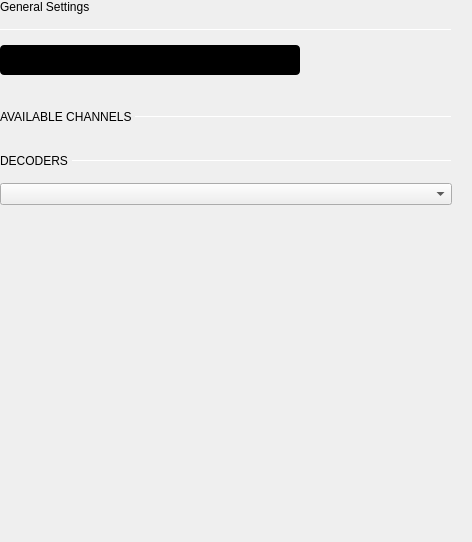
                   <widget class="QWidget" name="scrollAreaWidgetContents">
                    <property name="geometry">
                     <rect>
                      <x>0</x>
                      <y>0</y>
                      <width>472</width>
                      <height>542</height>
                     </rect>
                    </property>
                    <property name="sizePolicy">
                     <sizepolicy hsizetype="Preferred" vsizetype="Preferred">
                      <horstretch>0</horstretch>
                      <verstretch>0</verstretch>
                     </sizepolicy>
                    </property>
                    <layout class="QVBoxLayout" name="verticalLayout_6">
                     <property name="spacing">
                      <number>15</number>
                     </property>
                     <property name="leftMargin">
                      <number>0</number>
                     </property>
                     <property name="topMargin">
                      <number>0</number>
                     </property>
                     <property name="rightMargin">
                      <number>20</number>
                     </property>
                     <property name="bottomMargin">
                      <number>0</number>
                     </property>
                     <item>
                      <widget class="QLabel" name="label_3">
                       <property name="text">
                        <string>General Settings</string>
                       </property>
                       <property name="general_settings_label" stdset="0">
                        <bool>true</bool>
                       </property>
                      </widget>
                     </item>
                     <item>
                      <widget class="Line" name="line">
                       <property name="maximumSize">
                        <size>
                         <width>16777215</width>
                         <height>1</height>
                        </size>
                       </property>
                       <property name="frameShadow">
                        <enum>QFrame::Sunken</enum>
                       </property>
                       <property name="lineWidth">
                        <number>1</number>
                       </property>
                       <property name="orientation">
                        <enum>Qt::Horizontal</enum>
                       </property>
                       <property name="blue_line" stdset="0">
                        <bool>true</bool>
                       </property>
                      </widget>
                     </item>
                     <item>
                      <layout class="QVBoxLayout" name="sweepSettingLayout">
                       <property name="spacing">
                        <number>15</number>
                       </property>
                      </layout>
                     </item>
                     <item>
                      <widget class="adiscope::CustomSwitch" name="btnStreamOneShot">
                       <property name="sizePolicy">
                        <sizepolicy hsizetype="Preferred" vsizetype="Fixed">
                         <horstretch>0</horstretch>
                         <verstretch>0</verstretch>
                        </sizepolicy>
                       </property>
                       <property name="minimumSize">
                        <size>
                         <width>300</width>
                         <height>30</height>
                        </size>
                       </property>
                       <property name="maximumSize">
                        <size>
                         <width>300</width>
                         <height>30</height>
                        </size>
                       </property>
                       <property name="layoutDirection">
                        <enum>Qt::LeftToRight</enum>
                       </property>
                       <property name="styleSheet">
                        <string notr="true">QPushButton {
min-height: 30px;
max-height: 30px;
min-width: 300px;
max-width: 300px;
background-color: black;
border-radius: 4px;
}

QPushButton:disabled {
background-color: qlineargradient(spread:pad, x1:0.5, y1:0, x2:0.501, y2:0, stop:0 #727273, stop:1 #141416);
}

QWidget#handle {
min-height: 30px;
max-height: 30px;
min-width: 150px;
max-width: 150px;
background-color: #4a64ff;
border-radius: 2px;
}

QWidget#handle:disabled {
background-color: #aaaaaa;
}

QLabel {
margin-top: 6px;
background-color: transparent;
line-height: 19px;
}

QLabel#on {
margin-top: 0px;
min-height:30px;
max-height:30px;
min-width:150px;
max-width:150px;
qproperty-alignment: AlignCenter AlignCenter;
margin-left: 0px;
color: white;
}

QLabel#on:disabled {
color: rgba(255,255,255,102);
}

QLabel#off {
margin-top: 0px;
min-height:30px;
max-height:30px;
min-width:150px;
max-width:150px;
margin-left: 150px;
color: white;
qproperty-alignment: AlignCenter AlignCenter;
}

QLabel#off:disabled {
color: rgba(255,255,255,51);
}
</string>
                       </property>
                       <property name="text">
                        <string/>
                       </property>
                       <property name="checkable">
                        <bool>true</bool>
                       </property>
                       <property name="checked">
                        <bool>true</bool>
                       </property>
                       <property name="leftText" stdset="0">
                        <string>OneShot</string>
                       </property>
                       <property name="rightText" stdset="0">
                        <string>Stream</string>
                       </property>
                       <property name="duration" stdset="0">
                        <number>100</number>
                       </property>
                      </widget>
                     </item>
                     <item>
                      <spacer name="horizontalSpacer">
                       <property name="orientation">
                        <enum>Qt::Horizontal</enum>
                       </property>
                       <property name="sizeType">
                        <enum>QSizePolicy::Fixed</enum>
                       </property>
                       <property name="sizeHint" stdset="0">
                        <size>
                         <width>200</width>
                         <height>20</height>
                        </size>
                       </property>
                      </spacer>
                     </item>
                     <item>
                      <layout class="QHBoxLayout" name="subTitleLayout">
                       <property name="spacing">
                        <number>0</number>
                       </property>
                       <property name="topMargin">
                        <number>0</number>
                       </property>
                       <item>
                        <widget class="QLabel" name="label_6">
                         <property name="text">
                          <string>AVAILABLE CHANNELS </string>
                         </property>
                         <property name="subsection_label" stdset="0">
                          <bool>true</bool>
                         </property>
                        </widget>
                       </item>
                       <item>
                        <widget class="Line" name="line_3">
                         <property name="sizePolicy">
                          <sizepolicy hsizetype="Expanding" vsizetype="Fixed">
                           <horstretch>0</horstretch>
                           <verstretch>0</verstretch>
                          </sizepolicy>
                         </property>
                         <property name="maximumSize">
                          <size>
                           <width>16777215</width>
                           <height>1</height>
                          </size>
                         </property>
                         <property name="orientation">
                          <enum>Qt::Horizontal</enum>
                         </property>
                         <property name="subsection_line" stdset="0">
                          <bool>true</bool>
                         </property>
                        </widget>
                       </item>
                      </layout>
                     </item>
                     <item>
                      <widget class="QWidget" name="widget_2" native="true">
                       <property name="styleSheet">
                        <string notr="true"/>
                       </property>
                       <layout class="QVBoxLayout" name="verticalLayout_7">
                        <property name="spacing">
                         <number>0</number>
                        </property>
                        <property name="leftMargin">
                         <number>0</number>
                        </property>
                        <property name="topMargin">
                         <number>0</number>
                        </property>
                        <property name="rightMargin">
                         <number>0</number>
                        </property>
                        <property name="bottomMargin">
                         <number>0</number>
                        </property>
                        <item>
                         <layout class="QGridLayout" name="channelEnumeratorLayout">
                          <property name="topMargin">
                           <number>0</number>
                          </property>
                          <property name="spacing">
                           <number>15</number>
                          </property>
                         </layout>
                        </item>
                       </layout>
                      </widget>
                     </item>
                     <item>
                      <layout class="QHBoxLayout" name="horizontalLayout_2">
                       <property name="spacing">
                        <number>0</number>
                       </property>
                       <property name="topMargin">
                        <number>0</number>
                       </property>
                       <item>
                        <widget class="QLabel" name="label_7">
                         <property name="sizePolicy">
                          <sizepolicy hsizetype="Preferred" vsizetype="Preferred">
                           <horstretch>0</horstretch>
                           <verstretch>0</verstretch>
                          </sizepolicy>
                         </property>
                         <property name="text">
                          <string>DECODERS </string>
                         </property>
                         <property name="subsection_label" stdset="0">
                          <bool>true</bool>
                         </property>
                        </widget>
                       </item>
                       <item>
                        <widget class="Line" name="line_4">
                         <property name="sizePolicy">
                          <sizepolicy hsizetype="Expanding" vsizetype="Fixed">
                           <horstretch>0</horstretch>
                           <verstretch>0</verstretch>
                          </sizepolicy>
                         </property>
                         <property name="maximumSize">
                          <size>
                           <width>16777215</width>
                           <height>1</height>
                          </size>
                         </property>
                         <property name="orientation">
                          <enum>Qt::Horizontal</enum>
                         </property>
                         <property name="subsection_line" stdset="0">
                          <bool>true</bool>
                         </property>
                        </widget>
                       </item>
                      </layout>
                     </item>
                     <item>
                      <widget class="QComboBox" name="addDecoderComboBox">
                       <property name="focusPolicy">
                        <enum>Qt::NoFocus</enum>
                       </property>
                      </widget>
                     </item>
                     <item>
                      <widget class="QWidget" name="widget_4" native="true">
                       <layout class="QVBoxLayout" name="verticalLayout_8">
                        <property name="spacing">
                         <number>0</number>
                        </property>
                        <property name="leftMargin">
                         <number>0</number>
                        </property>
                        <property name="topMargin">
                         <number>0</number>
                        </property>
                        <property name="rightMargin">
                         <number>0</number>
                        </property>
                        <property name="bottomMargin">
                         <number>0</number>
                        </property>
                        <item>
                         <layout class="QGridLayout" name="decoderEnumeratorLayout">
                          <property name="topMargin">
                           <number>0</number>
                          </property>
                          <property name="spacing">
                           <number>15</number>
                          </property>
                         </layout>
                        </item>
                       </layout>
                      </widget>
                     </item>
                     <item>
                      <layout class="QVBoxLayout" name="exportLayout"/>
                     </item>
                     <item>
                      <spacer name="verticalSpacer">
                       <property name="orientation">
                        <enum>Qt::Vertical</enum>
                       </property>
                       <property name="sizeHint" stdset="0">
                        <size>
                         <width>20</width>
                         <height>40</height>
                        </size>
                       </property>
                      </spacer>
                     </item>
                    </layout>
                   </widget>
